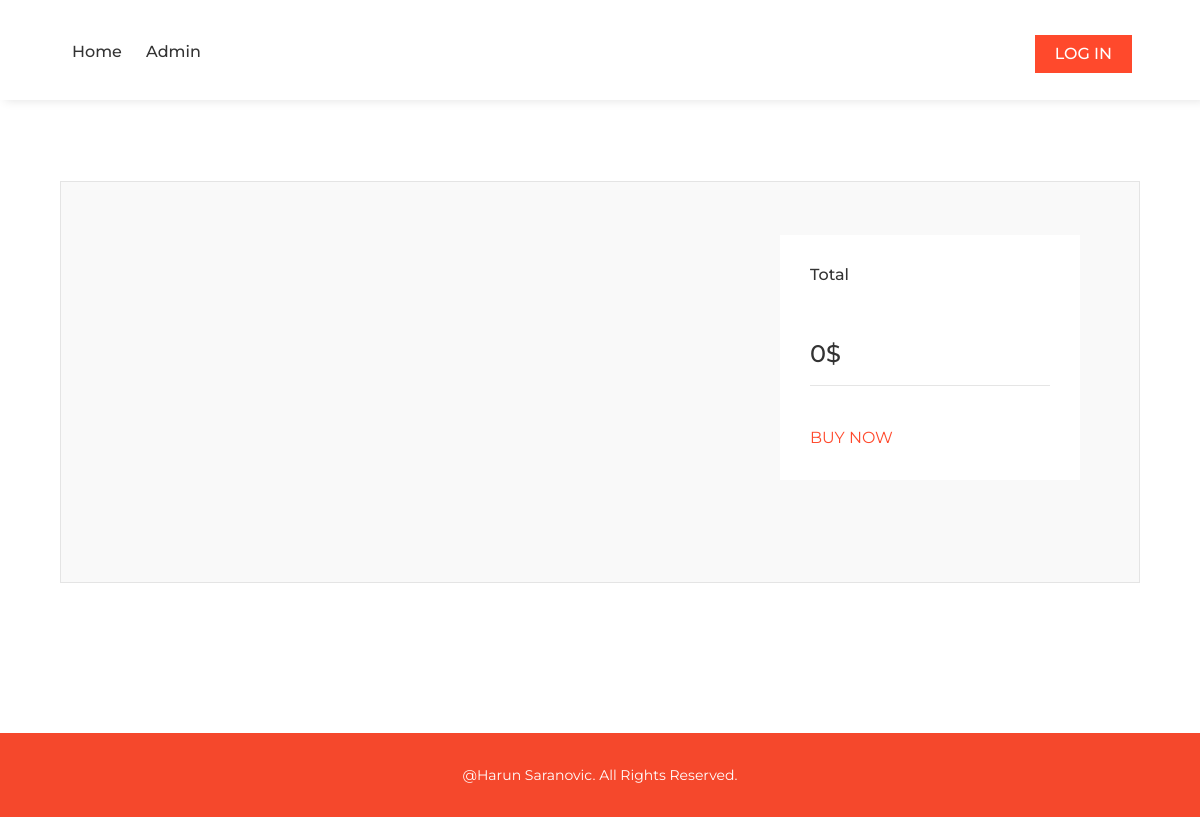
Page /cart.php on the earlier database version.
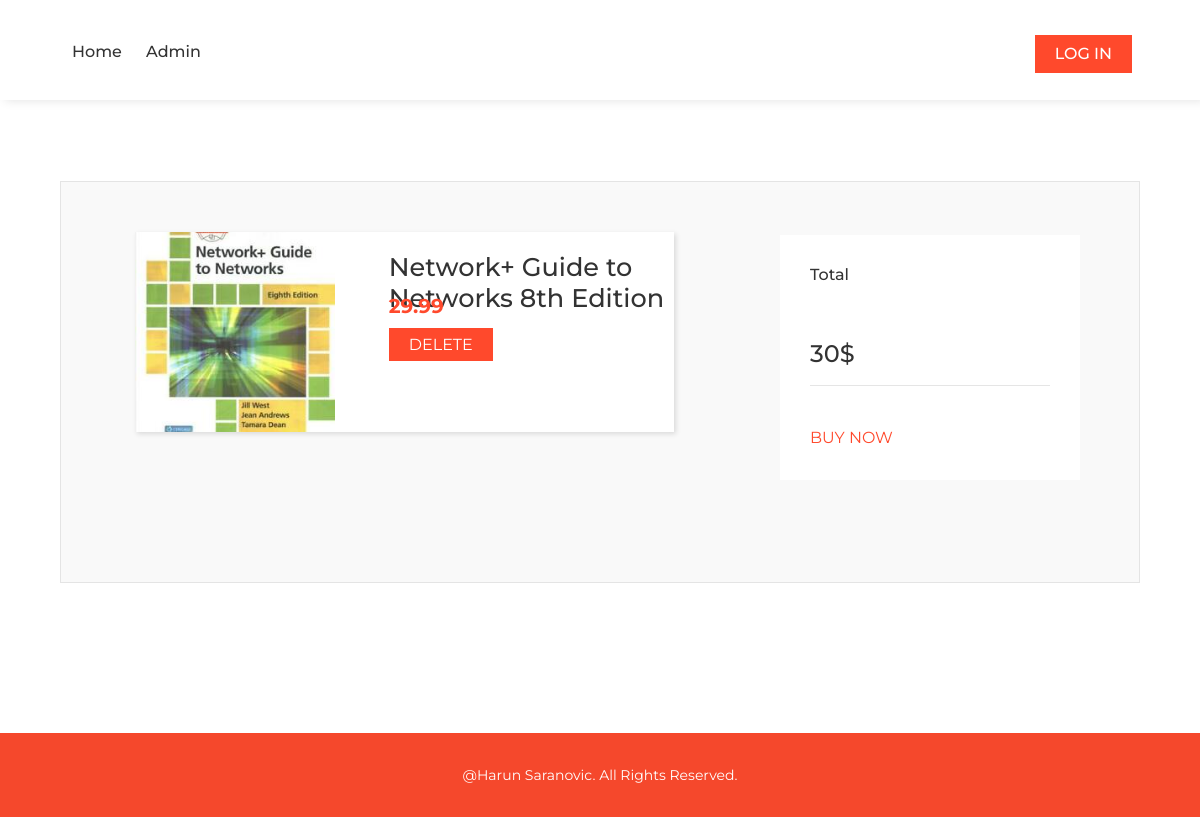
Same page on the later database version.
### tables this page shows
CREATE TABLE `cart` (
  `cart_id` int(11) NOT NULL,
  `user_id` int(11) NOT NULL,
  `item_id` int(11) NOT NULL
);

CREATE TABLE `items` (
  `item_id` int(11) NOT NULL,
  `item_name` varchar(40) NOT NULL,
  `description` varchar(300) NOT NULL,
  `price` float NOT NULL,
  `category` tinyint(4) NOT NULL,
  `availability` tinyint(1) NOT NULL DEFAULT '1',
  `image` varchar(20) NOT NULL
);

### cart.php (the view, shortened to what this page needs)
<?php
include 'connect.php';
$sqlquery = "SELECT * FROM cart INNER JOIN items ON cart.item_id = items.item_id WHERE user_id ='" . $_SESSION['id'] . "'";
$sqlquery2 = "SELECT SUM(price) AS Total FROM cart INNER JOIN items ON cart.item_id = items.item_id WHERE user_id ='" . $_SESSION['id'] . "'";
$items = mysqli_query($conn, $sqlquery);
$sums = mysqli_query($conn, $sqlquery2);
?>
<!doctype html>
<html lang="en">
  <head>
    <link rel="stylesheet" href="https://stackpath.bootstrapcdn.com/bootstrap/4.2.1/css/bootstrap.min.css">
    <link rel="stylesheet" href="scripts/jquery-ui-1.12.1/jquery-ui.min.css">
    <link rel="stylesheet" href="https://use.fontawesome.com/releases/v5.7.1/css/all.css">
    <link rel="stylesheet" href="assets/main.css">
  </head>
  <body>
  <?php include 'incl/header.php'; ?>
  <div class="cart-holder">
    <div class="cart-items">
      <?php
      while($item = $items->fetch_array()){
      ?>
      <div class="box">
        <div class="box-img" style="background-image: url(img/<?php echo $item['image']; ?>)"></div>
        <div class="box-header">
          <h3><?php echo $item['item_name']; ?></h3>
        </div>
        <div class="box-price">
          <h5><?php echo $item['price']; ?></h5>
        </div>
        <div class="box-link">
          <a href="deletecart.php?item_id=<?php echo $item['item_id']; ?>&cart_id=<?php echo $item['cart_id']; ?>">Delete</a>
        </div>
      </div>
      <?php
      }?>
    </div>
  </div>
  <div class="price-box">
    <h6>Total</h6>
    <br>
    <br>
    <h4><?php while($sum = $sums->fetch_array()){ echo round($sum['Total']); } ?>$</h4>
    <hr>
    <br>
      <a href="buy.php?user_id=<?php echo $_SESSION['id']; ?>">BUY NOW</a>
    </div>
  <footer>
    <span>@Harun Saranovic. All Rights Reserved.</span>
  </footer>
  </body>
  </html>

Differences in the rows shown:
added cart: item.image (picture), item.item_name "Network+ Guide to Networks 8th Edition", item.price "29.99"
Other differences:
new list line: "30"
list line gone: "0"
